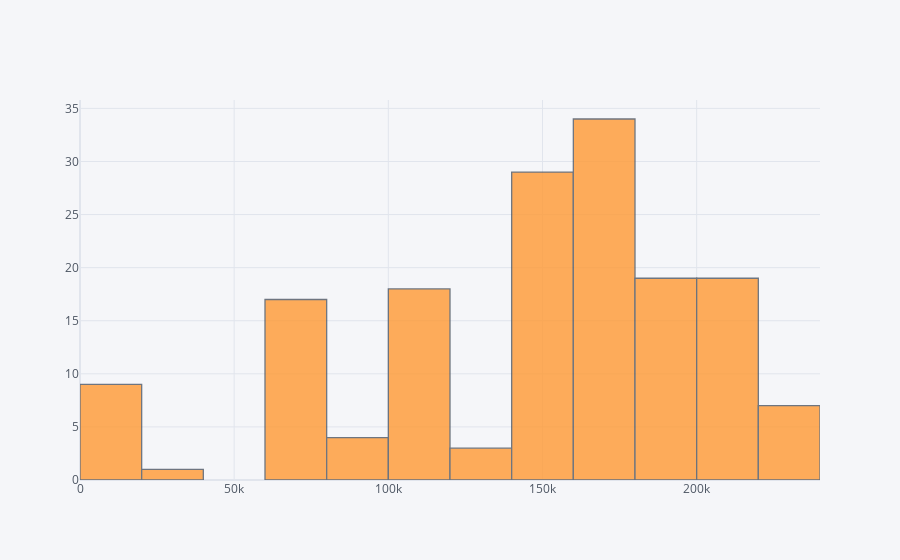

The code cell stored with this chart in its notebook:
### Code cell
df['fact'].iplot(kind='hist')

### Figure 1 — Plotly figure (JSON) as saved in the notebook; plotly's stock layout.template omitted (floating-point values rounded to 4 significant figures; data arrays with more than 128 entries replaced by an {"elided": "..."} marker saying what was removed)
{"data": [{"histfunc": "count", "histnorm": "", "marker": {"color": "rgba(255, 153, 51, 1.0)", "line": {"color": "#4D5663", "width": 1.3}}, "name": "fact", "opacity": 0.8, "orientation": "v", "type": "histogram", "x": {"elided": "160 float values"}}], "layout": {"barmode": "overlay", "legend": {"bgcolor": "#F5F6F9", "font": {"color": "#4D5663"}}, "paper_bgcolor": "#F5F6F9", "plot_bgcolor": "#F5F6F9", "title": {"font": {"color": "#4D5663"}}, "xaxis": {"gridcolor": "#E1E5ED", "showgrid": true, "tickfont": {"color": "#4D5663"}, "title": {"font": {"color": "#4D5663"}, "text": ""}, "zerolinecolor": "#E1E5ED"}, "yaxis": {"gridcolor": "#E1E5ED", "showgrid": true, "tickfont": {"color": "#4D5663"}, "title": {"font": {"color": "#4D5663"}, "text": ""}, "zerolinecolor": "#E1E5ED"}}}
